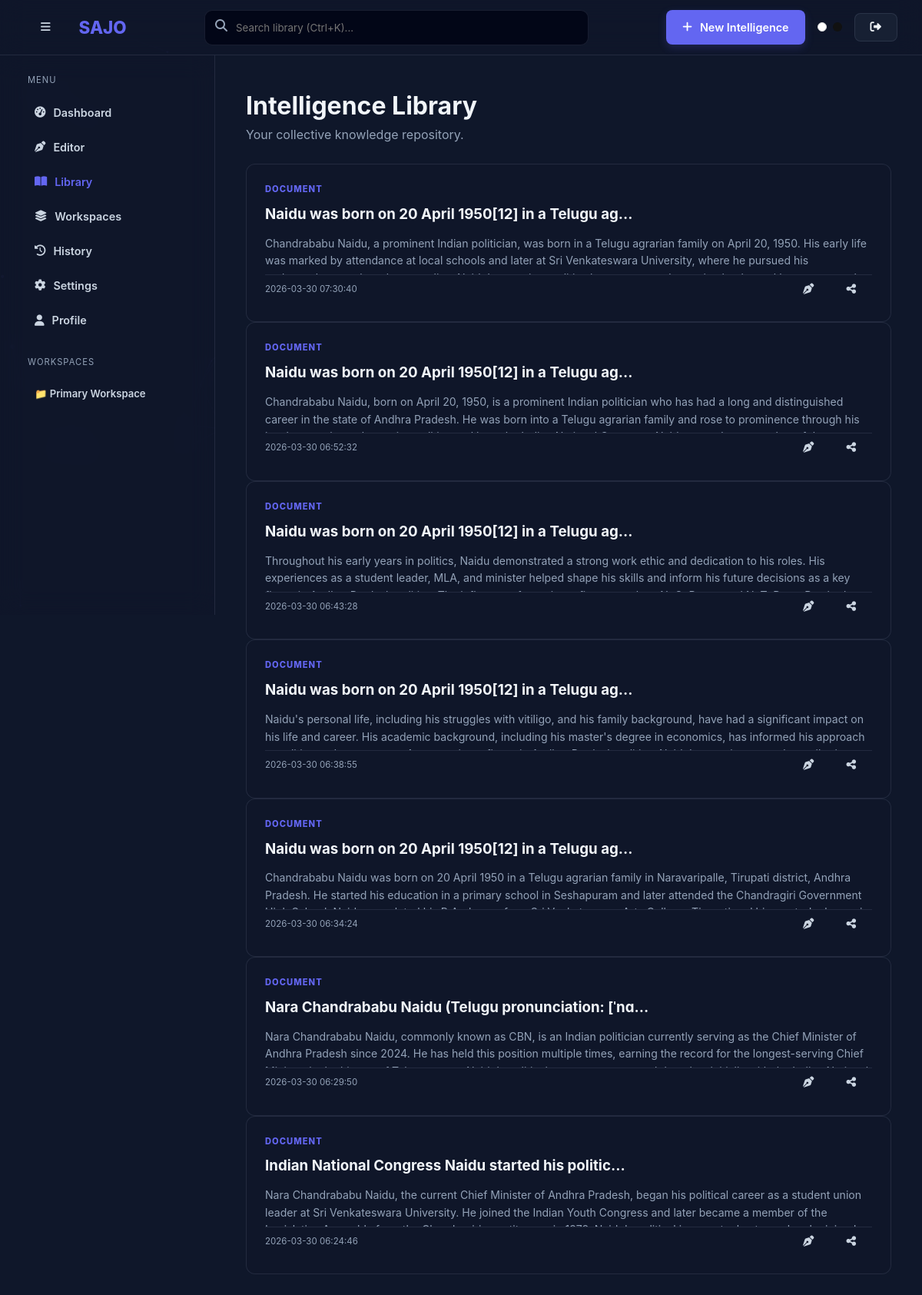
Page /library (signed in) on the committed database.
### tables this page shows
CREATE TABLE WorkspaceMembers (
        id INTEGER PRIMARY KEY AUTOINCREMENT,
        workspace_id INTEGER,
        user_id INTEGER,
        role TEXT DEFAULT 'Viewer', -- Owner, Editor, Viewer
        FOREIGN KEY (workspace_id) REFERENCES Workspaces (id),
        FOREIGN KEY (user_id) REFERENCES Users (id)
    );

CREATE TABLE workspaces (
            id INTEGER PRIMARY KEY AUTOINCREMENT,
            owner_id INTEGER NOT NULL,
            name TEXT NOT NULL,
            icon TEXT DEFAULT '📁',
            created_at TIMESTAMP DEFAULT CURRENT_TIMESTAMP, description TEXT,
            FOREIGN KEY (owner_id) REFERENCES users(id) ON DELETE CASCADE
        );

CREATE TABLE documents (
            id INTEGER PRIMARY KEY AUTOINCREMENT,
            user_id INTEGER NOT NULL,
            workspace_id INTEGER,
            title TEXT NOT NULL,
            content TEXT NOT NULL,
            file_type TEXT DEFAULT 'text',
            tags TEXT DEFAULT '',
            created_at TIMESTAMP DEFAULT CURRENT_TIMESTAMP,
            updated_at TIMESTAMP DEFAULT CURRENT_TIMESTAMP, is_deleted INTEGER DEFAULT 0, summary TEXT, bullets TEXT,
            FOREIGN KEY (user_id) REFERENCES users(id) ON DELETE CASCADE,
            FOREIGN KEY (workspace_id) REFERENCES workspaces(id) ON DELETE SET NULL
        );

### app.py (the view)
@app.route('/library')
@login_required
def library_page():
    uid = session['user_id']
    conn = get_db()
    user = conn.execute('SELECT * FROM Users WHERE id = ?', (uid,)).fetchone()
    docs = conn.execute('SELECT * FROM Documents WHERE user_id = ? AND is_deleted = 0 ORDER BY updated_at DESC', (uid,)).fetchall()
    saved = conn.execute('SELECT * FROM KnowledgeGraph WHERE source_doc_id IN (SELECT id FROM Documents WHERE user_id = ?)', (uid,)).fetchall()
    workspaces = conn.execute('SELECT * FROM Workspaces w JOIN WorkspaceMembers m ON w.id = m.workspace_id WHERE m.user_id = ?', (uid,)).fetchall()
    conn.close()
    return render_template('library.html', user=user, documents=docs, saved_items=saved, workspaces=workspaces)

### app.py (called while the page is built)
def get_db():
    conn = sqlite3.connect(DB_PATH, timeout=20)
    conn.row_factory = sqlite3.Row
    conn.execute('PRAGMA journal_mode=WAL;')
    return conn

def login_required(f):
    @wraps(f)
    def decorated_function(*args, **kwargs):
        if 'user_id' not in session: return redirect(url_for('login_page'))
        return f(*args, **kwargs)
    return decorated_function

### templates/library.html (shortened to what this page needs)
<!DOCTYPE html>
<html lang="en" data-theme="dark">
<head>
    <link rel="stylesheet" href="/static/style.css">
    <link rel="stylesheet" href="https://cdnjs.cloudflare.com/ajax/libs/font-awesome/6.5.1/css/all.min.css">
</head>
<body>
    <nav class="navbar glass">
        <div class="flex items-center gap-16">
            <button id="sidebar-toggle" class="btn btn-ghost"><i class="fas fa-bars"></i></button>
            <div style="font-weight: 800; font-size: 1.4rem; color: var(--accent);">SAJO</div>
        </div>
        <div style="flex: 1; max-width: 500px; margin: 0 40px; position: relative;">
            <i class="fas fa-search" style="position: absolute; left: 14px; top: 12px; color: var(--text-muted);"></i>
            <input type="text" id="library-search" class="form-input" style="padding-left: 40px;" placeholder="Search library (Ctrl+K)..." oninput="filterLibrary(this.value)">
        </div>
        <div class="flex items-center gap-16">
            <a href="/editor" class="btn btn-primary btn-sm"><i class="fas fa-plus"></i> New Intelligence</a>
            <div id="theme-switcher" class="flex gap-8">
                <div class="dot" onclick="setTheme('light')" style="background:#fff; width:12px; height:12px; border-radius:50%; cursor:pointer; border:1px solid #ddd;"></div>
                <div class="dot" onclick="setTheme('dark')" style="background:#111; width:12px; height:12px; border-radius:50%; cursor:pointer;"></div>
            </div>
            <a href="/logout" class="btn btn-secondary btn-sm"><i class="fas fa-sign-out-alt"></i></a>
        </div>
    </nav>
    <div class="app-layout">
        <aside class="sidebar glass" id="sidebar">
            <div class="mb-24">
                <div style="font-size: 0.7rem; text-transform: uppercase; letter-spacing: 1px; color: var(--text-muted); padding: 0 12px 10px;">Menu</div>
                <a href="/dashboard" class="btn btn-ghost w-full" style="justify-content: flex-start;"><i class="fas fa-tachometer-alt"></i> Dashboard</a>
                <a href="/editor" class="btn btn-ghost w-full" style="justify-content: flex-start;"><i class="fas fa-pen-nib"></i> Editor</a>
                <a href="/library" class="btn btn-ghost w-full" style="justify-content: flex-start; color: var(--accent);"><i class="fas fa-book-open"></i> Library</a>
                <a href="/workspaces" class="btn btn-ghost w-full" style="justify-content: flex-start;"><i class="fas fa-layer-group"></i> Workspaces</a>
                <a href="/history" class="btn btn-ghost w-full" style="justify-content: flex-start;"><i class="fas fa-history"></i> History</a>
                <a href="/settings" class="btn btn-ghost w-full" style="justify-content: flex-start;"><i class="fas fa-cog"></i> Settings</a>
                <a href="/profile" class="btn btn-ghost w-full" style="justify-content: flex-start;"><i class="fas fa-user"></i> Profile</a>
            </div>
            <div>
                <div style="font-size: 0.7rem; text-transform: uppercase; letter-spacing: 1px; color: var(--text-muted); padding: 0 12px 10px;">Workspaces</div>
                {% for ws in workspaces %}
                <a href="/workspace/{{ ws.id }}" class="btn btn-ghost w-full" style="justify-content: flex-start; font-size: 0.82rem;">{{ ws.icon }} {{ ws.name }}</a>
                {% endfor %}
            </div>
        </aside>
        <main class="main-content" id="main-content">
            <header class="mb-24 fade-in-up">
                {% if current_workspace %}
                <div class="flex items-center justify-between">
                    <div>
                        <div style="font-size: 0.8rem; font-weight: 800; color: var(--accent); margin-bottom: 4px;">WORKSPACE: {{ current_workspace.icon or '📁' }}</div>
                        <h1>{{ current_workspace.name }}</h1>
                        <p style="color: var(--text-muted);">{{ current_workspace.description or 'Collaborative intelligence stream.' }}</p>
                    </div>
                    <button class="btn btn-primary" onclick="openInviteModal()">
                        <i class="fas fa-user-plus"></i> Invite Team
                    </button>
                </div>
                {% else %}
                <h1>Intelligence Library</h1>
                <p style="color: var(--text-muted);">Your collective knowledge repository.</p>
                {% endif %}
            </header>
            <div class="library-grid fade-in-up">
                {% if documents %}
                    {% for doc in documents %}
                    <div class="card glass library-card" data-search="{{ doc.title.lower() }}">
                        <div style="color: var(--accent); font-size: 0.7rem; font-weight: 800; text-transform: uppercase; letter-spacing: 1px; margin-bottom: 8px;">DOCUMENT</div>
                        <h3 style="margin: 0 0 12px;">{{ doc.title }}</h3>
                        <p style="color: var(--text-muted); font-size: 0.88rem; line-height: 1.6; height: 3.2rem; overflow: hidden;">{{ doc.summary if doc.summary else 'Processing scheduled...' }}</p>
                        <div class="flex items-center justify-between mt-16 pt-16" style="border-top: 1px solid var(--border);">
                            <div style="font-size: 0.72rem; color: var(--text-muted);">{{ doc.updated_at }}</div>
                            <div class="flex gap-4">
                                <a href="/editor?id={{ doc.id }}" class="btn btn-ghost btn-sm" title="Edit Intelligence"><i class="fas fa-pen-nib"></i></a>
                                <button class="btn btn-ghost btn-sm" title="Share Intelligence"><i class="fas fa-share-alt"></i></button>
                            </div>
                        </div>
                    </div>
                    {% endfor %}
                {% endif %}
            </div>
        </main>
    </div>
</body>
</html>

### static/style.css (style rules this page uses)
:root { --accent: #6366f1; --accent-glow: rgba(99, 102, 241, 0.2); --bg: #0f172a; --bg-alt: #020617; --surface: rgba(30, 41, 59, 0.6); --border: rgba(148, 163, 184, 0.15); --text: #f1f5f9; --text-secondary: #cbd5e1; --text-muted: #94a3b8; --pink: #ec4899; --emerald: #10b981; --amber: #f59e0b; --cyan: #06b6d4; --violet: #8b5cf6; --glass: rgba(15, 23, 42, 0.6); --error: #ef4444; --success: #10b981; --warning: #f59e0b; --transition: all 0.3s cubic-bezier(0.4, 0, 0.2, 1); --radius: 12px; }
* { margin: 0; padding: 0; box-sizing: border-box; font-family: 'Inter', -apple-system, sans-serif; }
body { background: var(--bg); color: var(--text); overflow-x: hidden; line-height: 1.6; }
a { text-decoration: none; color: inherit; }
.app-layout { display: flex; min-height: 100vh; }
.navbar { height: 72px; display: flex; align-items: center; justify-content: space-between; padding: 0 32px; position: sticky; top: 0; z-index: 100; backdrop-filter: blur(20px); border-bottom: 1px solid var(--border); background: var(--glass); }
.sidebar { width: 280px; height: calc(100vh - 72px); position: sticky; top: 72px; background: var(--bg-alt); border-right: 1px solid var(--border); padding: 24px; overflow-y: auto; }
.main-content { flex: 1; padding: 40px; background: var(--bg); }
.card { background: var(--surface); border: 1px solid var(--border); border-radius: var(--radius); padding: 24px; transition: var(--transition); }
.glass { backdrop-filter: blur(16px); background: var(--glass); }
.btn { display: inline-flex; align-items: center; gap: 10px; padding: 10px 20px; border-radius: 8px; font-weight: 600; cursor: pointer; transition: var(--transition); border: 1px solid transparent; font-size: 0.9rem; }
.btn-primary { background: var(--accent); color: #fff; box-shadow: 0 4px 12px var(--accent-glow); }
.btn-secondary { background: var(--surface); color: var(--text); border-color: var(--border); }
.btn-ghost { background: transparent; color: var(--text-secondary); }
.form-input { width: 100%; padding: 14px 18px; border-radius: 10px; background: var(--bg-alt); border: 1px solid var(--border); color: var(--text); outline: none; transition: var(--transition); }
.fade-in-up { animation: fadeInUp 0.6s cubic-bezier(0.22, 1, 0.36, 1) forwards; }
.flex { display: flex; }
.items-center { align-items: center; }
.justify-between { justify-content: space-between; }
.gap-8 { gap: 8px; }
.gap-16 { gap: 16px; }
.mb-24 { margin-bottom: 24px; }
.w-full { width: 100%; }

### rows in the picture
WorkspaceMembers: icon "📁", name "Primary Workspace"
documents: title "Naidu was born on 20 April 1950[12] in a Telugu ag...", summary "Chandrababu Naidu, a prominent Indian politician, was born in a Telugu agrarian family on April 20, 1950. His early life was marked by attendance at local schools and later at Sri Venkateswara University, where he pursued his…", updated_at "2026-03-30 07:30:40"
documents: title "Naidu was born on 20 April 1950[12] in a Telugu ag...", summary "Chandrababu Naidu, born on April 20, 1950, is a prominent Indian politician who has had a long and distinguished career in the state of Andhra Pradesh. He was born into a Telugu agrarian family and rose to prominence through his…", updated_at "2026-03-30 06:52:32"
documents: title "Naidu was born on 20 April 1950[12] in a Telugu ag...", summary "Throughout his early years in politics, Naidu demonstrated a strong work ethic and dedication to his roles. His experiences as a student leader, MLA, and minister helped shape his skills and inform his future decisions as a key…", updated_at "2026-03-30 06:43:28"
documents: title "Naidu was born on 20 April 1950[12] in a Telugu ag...", summary "Naidu's personal life, including his struggles with vitiligo, and his family background, have had a significant impact on his life and career. His academic background, including his master's degree in economics, has informed his approach…", updated_at "2026-03-30 06:38:55"
documents: title "Naidu was born on 20 April 1950[12] in a Telugu ag...", summary "Chandrababu Naidu was born on 20 April 1950 in a Telugu agrarian family in Naravaripalle, Tirupati district, Andhra Pradesh. He started his education in a primary school in Seshapuram and later attended the Chandragiri Government…", updated_at "2026-03-30 06:34:24"
documents: title "Nara Chandrababu Naidu (Telugu pronunciation: [ˈnɑ...", summary "Nara Chandrababu Naidu, commonly known as CBN, is an Indian politician currently serving as the Chief Minister of Andhra Pradesh since 2024. He has held this position multiple times, earning the record for the longest-serving Chief…", updated_at "2026-03-30 06:29:50"
documents: title "Indian National Congress Naidu started his politic...", summary "Nara Chandrababu Naidu, the current Chief Minister of Andhra Pradesh, began his political career as a student union leader at Sri Venkateswara University. He joined the Indian Youth Congress and later became a member of the…", updated_at "2026-03-30 06:24:46"
